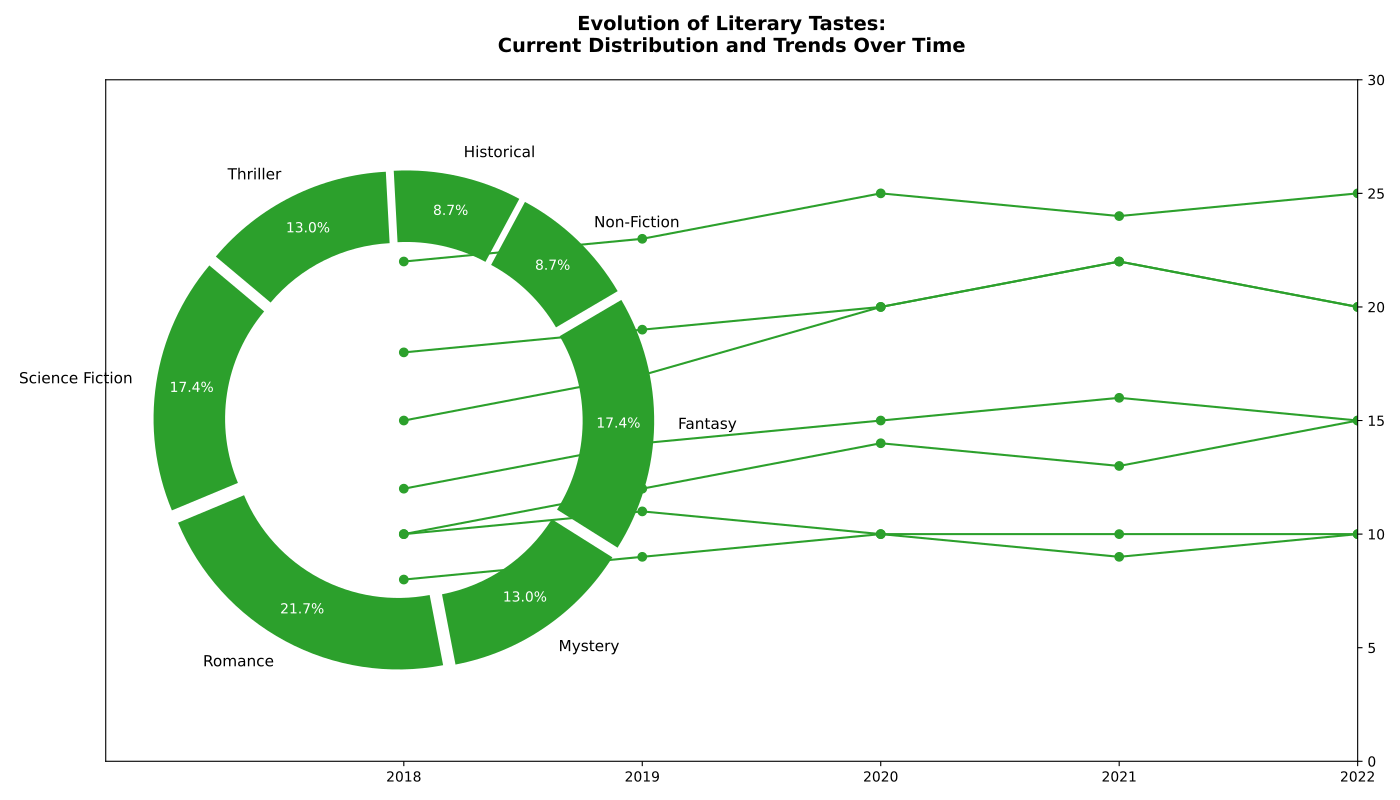

Recreate this plot in Python.
import matplotlib.pyplot as plt
import numpy as np

genres = ['Science Fiction', 'Romance', 'Mystery', 'Fantasy', 'Non-Fiction', 'Historical', 'Thriller']
distribution = [20, 25, 15, 20, 10, 10, 15]  # Added Thriller

years = ['2018', '2019', '2020', '2021', '2022']
trend_data = {
    'Science Fiction': [15, 17, 20, 22, 20],
    'Romance': [22, 23, 25, 24, 25],
    'Mystery': [12, 14, 15, 16, 15],
    'Fantasy': [18, 19, 20, 22, 20],
    'Non-Fiction': [10, 11, 10, 9, 10],
    'Historical': [8, 9, 10, 10, 10],
    'Thriller': [10, 12, 14, 13, 15]  # Added trend data for Thriller
}

single_color = '#2ca02c'

fig, ax = plt.subplots(figsize=(14, 8), subplot_kw=dict(aspect="equal"))

wedges, texts, autotexts = ax.pie(
    distribution, labels=genres, colors=[single_color] * len(genres),
    autopct='%1.1f%%', startangle=140, pctdistance=0.85,
    wedgeprops=dict(width=0.3), explode=(0.05,) * len(genres)
)

for autotext in autotexts:
    autotext.set_color('white')
    autotext.set_fontsize(10)
for text in texts:
    text.set_fontsize(11)

ax2 = ax.twinx()

x = np.arange(len(years))

for genre in genres:
    ax2.plot(x, trend_data[genre], marker='o', linestyle='-', color=single_color)

ax2.set_xticks(x)
ax2.set_xticklabels(years, fontsize=10)
ax2.set_ylim(0, 30)

plt.title("Evolution of Literary Tastes:\nCurrent Distribution and Trends Over Time", 
          fontsize=14, fontweight='bold', pad=20)

plt.tight_layout()

plt.show()
